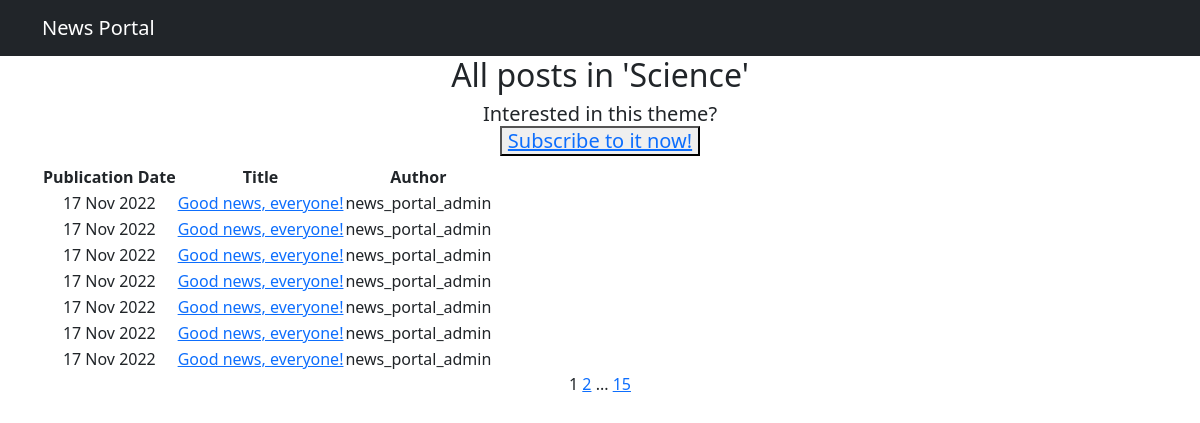
The page /news/category/5 on the database its author committed.
### news_portal_app/models.py (models this page shows, shortened)
class Category(models.Model):
    name = models.CharField(max_length=255, unique=True)
    subscribers = models.ManyToManyField(User, through='CategoryUser')
    def __str__(self):
        return self.name

class Post(models.Model):
    author = models.ForeignKey(Author, on_delete=models.CASCADE)
    news = 'NWS'
    article = 'ART'
    TYPES = [
        (news, 'News'),
        (article, 'Article')
    ]
    type = models.CharField(max_length=3, choices=TYPES)
    date = models.DateTimeField(auto_now_add=True)
    category = models.ManyToManyField(Category, through='PostCategory')
    name = models.CharField(max_length=255, default="Good news, everyone!")
    text = models.TextField()
    rating = models.IntegerField(default=0)

class Author(models.Model):
    user = models.OneToOneField(User, on_delete=models.CASCADE)
    user_rating = models.IntegerField(default=0)

### news_portal_app/views.py (the view)
# urls.py: path('category/<int:pk>', NewsInCategory.as_view(), name='news_category'),
class NewsInCategory(NewsList):
    template_name = 'news_category.html'
    context_object_name = 'news_category'
    def get_context_data(self, **kwargs):
        context = super().get_context_data(**kwargs)
        context['category_id'] = self.request.path_info.split('/')[-1]
        context['category'] = Category.objects.get(pk=context['category_id'])
        return context

### news_portal_app/templatetags/custom_filters.py (called while the page is built)
@register.filter(name='censor')
def rkn_english_edition(value):
    if type(value) != str:
        raise ValueError
    for swear in THOSE_VERY_SEVEN_DIRTY_WORDS:
        if swear in value:
            value = value.replace(swear, swear[0] + "*" * (len(swear) - 1))
    return value

### news_portal_app/views.py (called while the page is built)
    def get_queryset(self):
        queryset = super().get_queryset()
        self.filterset = NewsFilter(self.request.GET, queryset)
        return self.filterset.qs

    def get_context_data(self, **kwargs):
        context = super().get_context_data(**kwargs)
        context['filterset'] = self.filterset
        return context

### templates/news_category.html (shortened to what this page needs)
{% extends 'news_list.html' %}
{% load custom_filters %}
{% load custom_tags %}
{% block content_list %}
<h2>All posts in '{{ category }}'</h2>
{% if not request.user in category.subscribers.all %}
<h5>Interested in this theme?
    <br><button><a href="../subscribe/{{ category_id }}">Subscribe to it now!</a></button></h5>
{% else %}
<h5>Not nterested in this theme anymore?
    <br><button><a href="../unsubscribe/{{ category_id }}">Click here to unsubscribe</a></button></h5>
{% endif %}
<table>
    <tr>
        <th>Publication Date</th>
        <th>Title</th>
        <th>Author</th>
    </tr>
    {% for p in news_category %}
    {% if category in p.category.all %}
    <tr>
        <td>{{ p.date|date:'d M Y' }}</td>
        <td><a href="../{{ p.id }}">{{ p.name|censor }}</a></td>
        <td>{{ p.author.user.username }}</td>
    </tr>
    {% endif %}
    {% endfor %}
</table>
{% endblock content_list %}

### rows shown on the page
Category: name "Science"
Post: date "17 Nov 2022", name|censor "Good news, everyone!", author.user.username "news_portal_admin"
Post: date "17 Nov 2022", name|censor "Good news, everyone!", author.user.username "news_portal_admin"
Post: date "17 Nov 2022", name|censor "Good news, everyone!", author.user.username "news_portal_admin"
Post: date "17 Nov 2022", name|censor "Good news, everyone!", author.user.username "news_portal_admin"
Post: date "17 Nov 2022", name|censor "Good news, everyone!", author.user.username "news_portal_admin"
Post: date "17 Nov 2022", name|censor "Good news, everyone!", author.user.username "news_portal_admin"
Post: date "17 Nov 2022", name|censor "Good news, everyone!", author.user.username "news_portal_admin"

### other values the page prints
{{ page_obj.number }} "1"
{{ page_obj.next_page_number }} "2"
{{ page_obj.paginator.num_pages }} "15"
